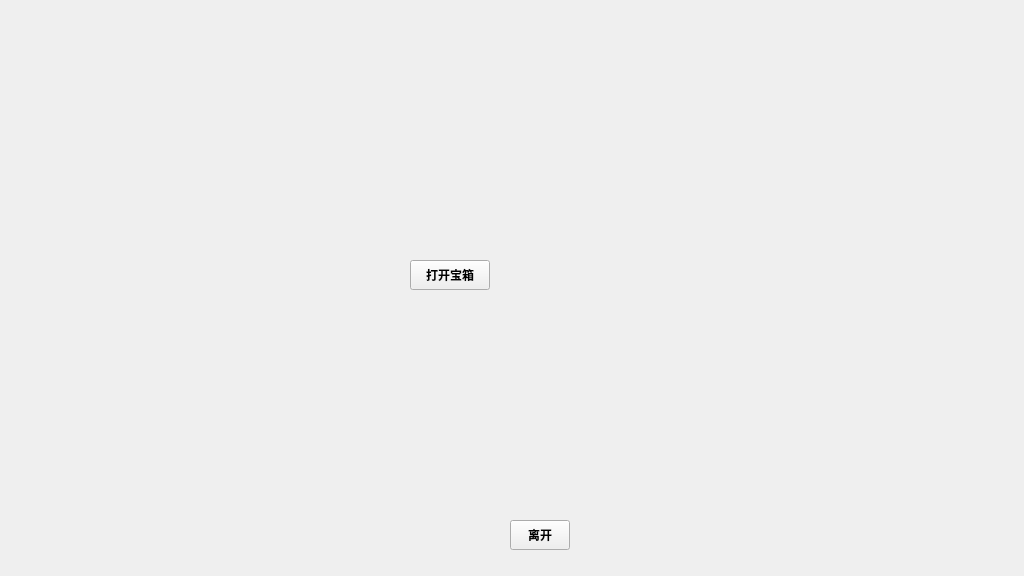
<?xml version="1.0" encoding="UTF-8"?>
<ui version="4.0">
 <class>iceiron</class>
 <widget class="QWidget" name="iceiron">
  <property name="geometry">
   <rect>
    <x>0</x>
    <y>0</y>
    <width>1024</width>
    <height>576</height>
   </rect>
  </property>
  <property name="windowTitle">
   <string>Form</string>
  </property>
  <widget class="QWidget" name="box" native="true">
   <property name="geometry">
    <rect>
     <x>410</x>
     <y>310</y>
     <width>100</width>
     <height>100</height>
    </rect>
   </property>
  </widget>
  <widget class="QPushButton" name="pushButton">
   <property name="geometry">
    <rect>
     <x>410</x>
     <y>260</y>
     <width>80</width>
     <height>30</height>
    </rect>
   </property>
   <property name="font">
    <font>
     <bold>true</bold>
    </font>
   </property>
   <property name="text">
    <string>打开宝箱</string>
   </property>
  </widget>
  <widget class="QPushButton" name="quit">
   <property name="geometry">
    <rect>
     <x>510</x>
     <y>520</y>
     <width>60</width>
     <height>30</height>
    </rect>
   </property>
   <property name="font">
    <font>
     <bold>true</bold>
    </font>
   </property>
   <property name="text">
    <string>离开</string>
   </property>
  </widget>
 </widget>
 <resources/>
 <connections/>
</ui>
